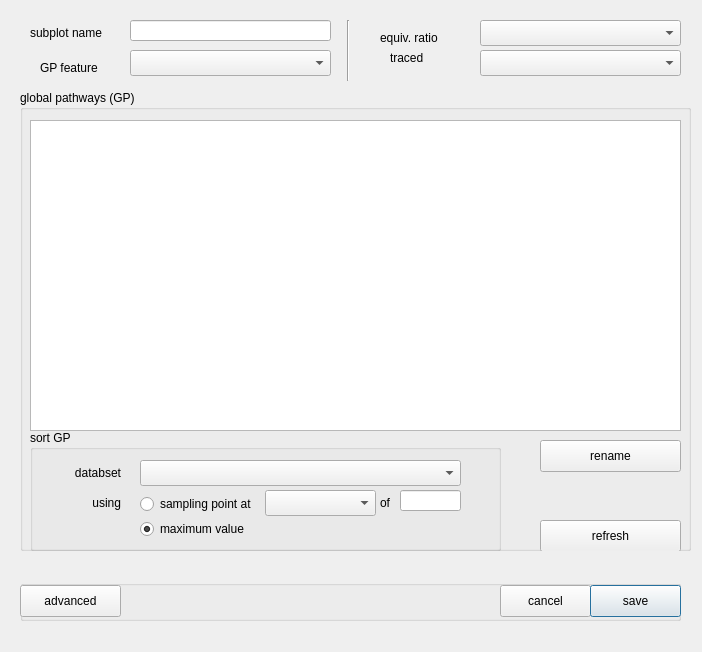
<?xml version="1.0" encoding="UTF-8"?>
<ui version="4.0">
 <class>Dialog</class>
 <widget class="QDialog" name="Dialog">
  <property name="geometry">
   <rect>
    <x>0</x>
    <y>0</y>
    <width>702</width>
    <height>652</height>
   </rect>
  </property>
  <property name="windowTitle">
   <string>subplot: global pathways (GP)</string>
  </property>
  <widget class="QLineEdit" name="txt_name">
   <property name="geometry">
    <rect>
     <x>130</x>
     <y>20</y>
     <width>201</width>
     <height>21</height>
    </rect>
   </property>
   <property name="text">
    <string/>
   </property>
  </widget>
  <widget class="QLabel" name="label_18">
   <property name="geometry">
    <rect>
     <x>30</x>
     <y>25</y>
     <width>121</width>
     <height>16</height>
    </rect>
   </property>
   <property name="text">
    <string>subplot name</string>
   </property>
  </widget>
  <widget class="QGroupBox" name="groupBox_3">
   <property name="geometry">
    <rect>
     <x>20</x>
     <y>580</y>
     <width>661</width>
     <height>41</height>
    </rect>
   </property>
   <property name="title">
    <string/>
   </property>
   <property name="flat">
    <bool>true</bool>
   </property>
   <widget class="QPushButton" name="btn_cancel">
    <property name="geometry">
     <rect>
      <x>480</x>
      <y>5</y>
      <width>91</width>
      <height>32</height>
     </rect>
    </property>
    <property name="text">
     <string>cancel</string>
    </property>
   </widget>
   <widget class="QPushButton" name="btn_save">
    <property name="geometry">
     <rect>
      <x>570</x>
      <y>5</y>
      <width>91</width>
      <height>32</height>
     </rect>
    </property>
    <property name="text">
     <string>save</string>
    </property>
    <property name="default">
     <bool>true</bool>
    </property>
   </widget>
   <widget class="QPushButton" name="btn_adv">
    <property name="geometry">
     <rect>
      <x>0</x>
      <y>5</y>
      <width>101</width>
      <height>32</height>
     </rect>
    </property>
    <property name="text">
     <string>advanced</string>
    </property>
   </widget>
  </widget>
  <widget class="QGroupBox" name="gb_GP">
   <property name="geometry">
    <rect>
     <x>20</x>
     <y>90</y>
     <width>671</width>
     <height>461</height>
    </rect>
   </property>
   <property name="title">
    <string>global pathways (GP)</string>
   </property>
   <property name="flat">
    <bool>true</bool>
   </property>
   <widget class="QTableView" name="table_GP">
    <property name="geometry">
     <rect>
      <x>10</x>
      <y>30</y>
      <width>651</width>
      <height>311</height>
     </rect>
    </property>
    <property name="showGrid">
     <bool>false</bool>
    </property>
    <attribute name="horizontalHeaderVisible">
     <bool>false</bool>
    </attribute>
    <attribute name="horizontalHeaderShowSortIndicator" stdset="0">
     <bool>false</bool>
    </attribute>
    <attribute name="verticalHeaderVisible">
     <bool>false</bool>
    </attribute>
   </widget>
   <widget class="QPushButton" name="btn_rename">
    <property name="geometry">
     <rect>
      <x>520</x>
      <y>350</y>
      <width>141</width>
      <height>32</height>
     </rect>
    </property>
    <property name="text">
     <string>rename</string>
    </property>
   </widget>
   <widget class="QGroupBox" name="groupBox">
    <property name="geometry">
     <rect>
      <x>10</x>
      <y>340</y>
      <width>471</width>
      <height>121</height>
     </rect>
    </property>
    <property name="title">
     <string>sort GP</string>
    </property>
    <widget class="QComboBox" name="cb_sample_by">
     <property name="geometry">
      <rect>
       <x>235</x>
       <y>60</y>
       <width>111</width>
       <height>26</height>
      </rect>
     </property>
    </widget>
    <widget class="QLineEdit" name="txt_sample_at">
     <property name="geometry">
      <rect>
       <x>370</x>
       <y>60</y>
       <width>61</width>
       <height>21</height>
      </rect>
     </property>
     <property name="text">
      <string/>
     </property>
    </widget>
    <widget class="QLabel" name="label_6">
     <property name="geometry">
      <rect>
       <x>350</x>
       <y>65</y>
       <width>21</width>
       <height>16</height>
      </rect>
     </property>
     <property name="text">
      <string>of</string>
     </property>
    </widget>
    <widget class="QRadioButton" name="rbtn_max">
     <property name="geometry">
      <rect>
       <x>110</x>
       <y>90</y>
       <width>131</width>
       <height>18</height>
      </rect>
     </property>
     <property name="text">
      <string>maximum value</string>
     </property>
     <property name="checked">
      <bool>true</bool>
     </property>
    </widget>
    <widget class="QLabel" name="label_7">
     <property name="geometry">
      <rect>
       <x>20</x>
       <y>65</y>
       <width>71</width>
       <height>16</height>
      </rect>
     </property>
     <property name="text">
      <string>using</string>
     </property>
     <property name="alignment">
      <set>Qt::AlignRight|Qt::AlignTrailing|Qt::AlignVCenter</set>
     </property>
    </widget>
    <widget class="QComboBox" name="cb_fofat">
     <property name="geometry">
      <rect>
       <x>110</x>
       <y>30</y>
       <width>321</width>
       <height>26</height>
      </rect>
     </property>
    </widget>
    <widget class="QLabel" name="label_5">
     <property name="geometry">
      <rect>
       <x>20</x>
       <y>35</y>
       <width>71</width>
       <height>16</height>
      </rect>
     </property>
     <property name="text">
      <string>databset</string>
     </property>
     <property name="alignment">
      <set>Qt::AlignRight|Qt::AlignTrailing|Qt::AlignVCenter</set>
     </property>
    </widget>
    <widget class="QRadioButton" name="rbtn_sample">
     <property name="geometry">
      <rect>
       <x>110</x>
       <y>65</y>
       <width>131</width>
       <height>18</height>
      </rect>
     </property>
     <property name="text">
      <string>sampling point at</string>
     </property>
    </widget>
   </widget>
   <widget class="QPushButton" name="btn_sort">
    <property name="geometry">
     <rect>
      <x>520</x>
      <y>430</y>
      <width>141</width>
      <height>32</height>
     </rect>
    </property>
    <property name="text">
     <string>refresh</string>
    </property>
   </widget>
  </widget>
  <widget class="Line" name="line">
   <property name="geometry">
    <rect>
     <x>340</x>
     <y>20</y>
     <width>16</width>
     <height>61</height>
    </rect>
   </property>
   <property name="orientation">
    <enum>Qt::Vertical</enum>
   </property>
  </widget>
  <widget class="QLabel" name="label_19">
   <property name="geometry">
    <rect>
     <x>390</x>
     <y>50</y>
     <width>121</width>
     <height>16</height>
    </rect>
   </property>
   <property name="text">
    <string>traced</string>
   </property>
  </widget>
  <widget class="QComboBox" name="cb_traced">
   <property name="geometry">
    <rect>
     <x>480</x>
     <y>50</y>
     <width>201</width>
     <height>26</height>
    </rect>
   </property>
  </widget>
  <widget class="QLabel" name="label_20">
   <property name="geometry">
    <rect>
     <x>380</x>
     <y>30</y>
     <width>121</width>
     <height>16</height>
    </rect>
   </property>
   <property name="text">
    <string>equiv. ratio</string>
   </property>
  </widget>
  <widget class="QComboBox" name="cb_phi">
   <property name="geometry">
    <rect>
     <x>480</x>
     <y>20</y>
     <width>201</width>
     <height>26</height>
    </rect>
   </property>
  </widget>
  <widget class="QLabel" name="label_25">
   <property name="geometry">
    <rect>
     <x>40</x>
     <y>60</y>
     <width>91</width>
     <height>16</height>
    </rect>
   </property>
   <property name="text">
    <string>GP feature</string>
   </property>
  </widget>
  <widget class="QComboBox" name="cb_method">
   <property name="geometry">
    <rect>
     <x>130</x>
     <y>50</y>
     <width>201</width>
     <height>26</height>
    </rect>
   </property>
  </widget>
 </widget>
 <resources/>
 <connections/>
</ui>
